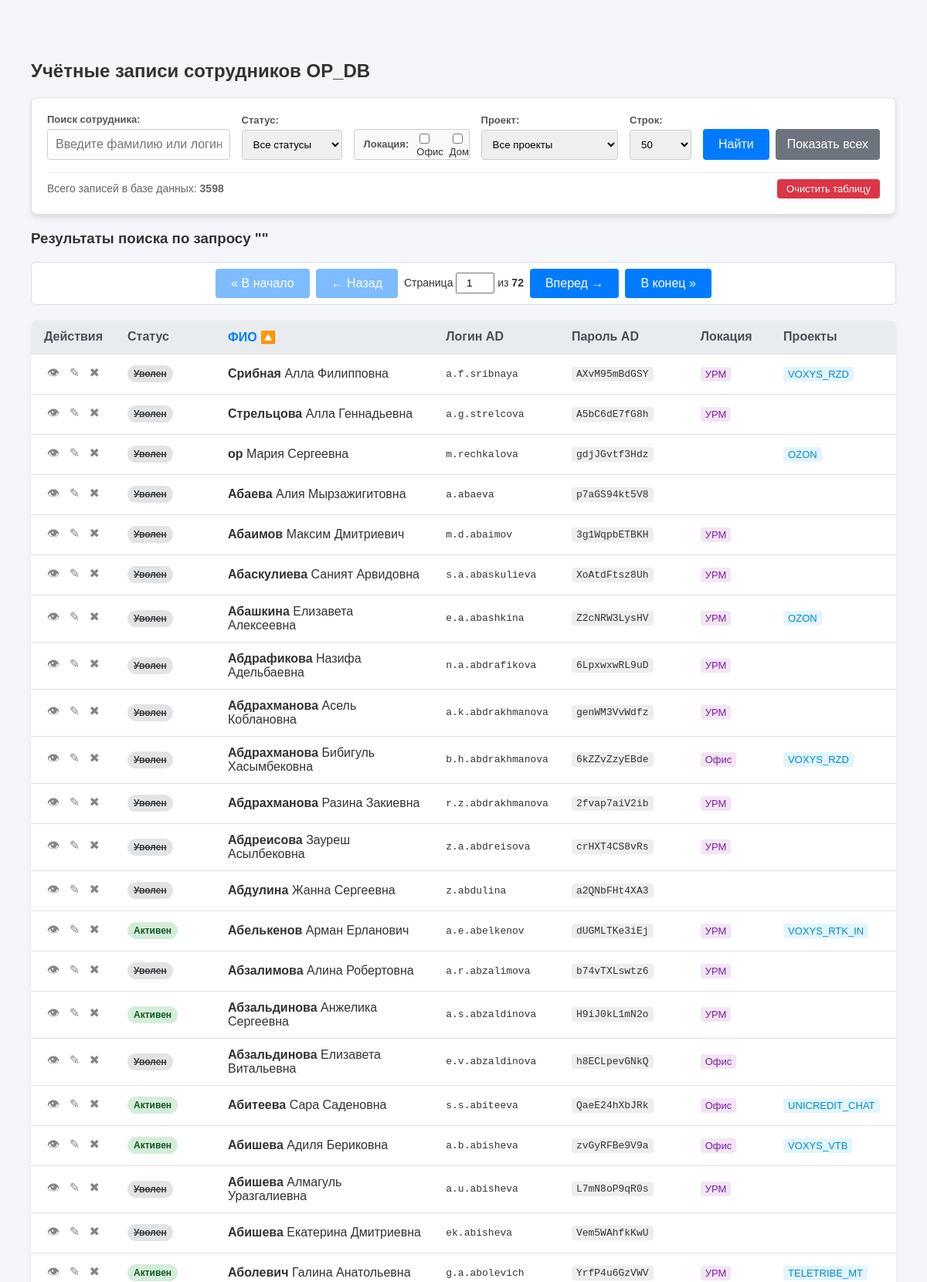
Screenshot of /search (upper part) with the database file from the repository.
### tables this page shows
CREATE TABLE "Person" (
	"id"	INTEGER,
	"second_name"	TEXT NOT NULL,
	"first_name"	TEXT NOT NULL,
	"curname"	TEXT,
	"phone"	TEXT,
	"birthday"	TEXT,
	"login_ad"	TEXT UNIQUE,
	"password_ad"	TEXT,
	"email_telescope"	TEXT UNIQUE,
	"email_cross"	TEXT UNIQUE,
	"password_email"	TEXT,
	"status"	INTEGER DEFAULT 1,
	PRIMARY KEY("id" AUTOINCREMENT)
);

CREATE TABLE Place (
            id INTEGER PRIMARY KEY AUTOINCREMENT,
            name TEXT NOT NULL UNIQUE
        );

CREATE TABLE Project (
            id INTEGER PRIMARY KEY AUTOINCREMENT,
            name TEXT NOT NULL UNIQUE
        );

### main.py (the view)
@app.get("/search", response_class=HTMLResponse)
def search(
    request: Request,
    query: str = Query(None),
    status_filter: str = Query("all"),
    place_filter: list[str] = Query([]),
    project_filter: str = Query("all"),
    page: int = Query(1),
    limit: str = Query("50"),
    sort_dir: str = Query("asc")
):
    search_query_clean = query.strip() if query else ""
    results, total_found = search_employees_advanced(
        search_query_clean, status_filter, place_filter, project_filter, page, limit, sort_dir
    )
    actual_total = total_found[0] if isinstance(total_found, (tuple, list)) else total_found
    import math
    if limit == 'all':
        total_pages = 1
        limit_numeric = 0
    else:
        limit_numeric = int(limit)
        total_pages = math.ceil(actual_total / limit_numeric) if actual_total > 0 else 1
    count = get_employee_count()
    return templates.TemplateResponse(
        request=request,
        name="index.html",
        context={
            "total_count": count,
            "results": results,
            "search_query": search_query_clean,
            "status_filter": status_filter,
            "place_filter": place_filter,
            "project_filter": project_filter,
            "current_page": page,
            "limit": limit_numeric if limit != 'all' else 'all',
            "total_pages": total_pages,
            "sort_dir": sort_dir,
            "project_list": PROJECTS_LIST
        }
    )

### templates/index.html (shortened to what this page needs)
﻿<!DOCTYPE html>
<html lang="ru">
<head>
</head>
<body>
    <h2>Учётные записи сотрудников OP_DB</h2>
    <div class="search-box" style="max-width: 100%; box-sizing: border-box; background: #ffffff; border: 1px solid #e0e0e0; margin-bottom: 20px;">
        <form action="/search" method="get" id="mainSearchForm" style="display: flex; flex-wrap: wrap; gap: 15px; align-items: flex-end;">
            <div style="flex: 2; min-width: 200px;">
                <label style="font-weight: bold; font-size: 13px; color: #555;">Поиск сотрудника:</label>
                <input type="text" name="query" placeholder="Введите фамилию или логин AD..." value="{{ search_query if search_query else '' }}" style="width: 100%; box-sizing: border-box; padding: 10px; margin-top: 5px;">
            </div>
            <div style="flex: 1; min-width: 130px;">
                <label style="font-weight: bold; font-size: 13px; color: #555;">Статус:</label>
                <select name="status_filter" style="width: 100%; padding: 10px; margin-top: 5px; border: 1px solid #ccc; border-radius: 4px;" onchange="document.getElementById('mainSearchForm').submit()">
                    <option value="all" {% if status_filter=='all' or not status_filter %}selected{% endif %}>Все статусы</option>
                </select>
            </div>
            <div style="flex: 1; min-width: 150px; background: #f8f9fa; padding: 8px 12px; border: 1px solid #ccc; border-radius: 4px; box-sizing: border-box; height: 40px; display: flex; align-items: center; gap: 8px;">
                <label style="font-weight: bold; font-size: 13px; color: #555; margin-right: 2px;">Локация:</label>
                <label style="cursor:pointer; font-size: 13px;"><input type="checkbox" name="place_filter" value="Офис" {% if 'Офис' in place_filter %}checked{% endif %} onchange="document.getElementById('mainSearchForm').submit()"> Офис</label>
                <label style="cursor:pointer; font-size: 13px;"><input type="checkbox" name="place_filter" value="Дом" {% if 'Дом' in place_filter %}checked{% endif %} onchange="document.getElementById('mainSearchForm').submit()"> Дом</label>
            </div>
            <div style="flex: 1.5; min-width: 160px;">
                <label style="font-weight: bold; font-size: 13px; color: #555;">Проект:</label>
                <select name="project_filter" style="width: 100%; padding: 10px; margin-top: 5px; border: 1px solid #ccc; border-radius: 4px;" onchange="document.getElementById('mainSearchForm').submit()">
                    <option value="all" {% if project_filter=='all' or not project_filter %}selected{% endif %}>Все проекты</option>
                </select>
            </div>
            <div style="width: 80px;">
                <label style="font-weight: bold; font-size: 13px; color: #555;">Строк:</label>
                <select name="limit" style="width: 100%; padding: 10px; margin-top: 5px; border: 1px solid #ccc; border-radius: 4px;" onchange="document.getElementById('mainSearchForm').submit()">
                    <option value="50" {% if limit==50 %}selected{% endif %}>50</option>
                </select>
            </div>
            <div style="display: flex; gap: 8px;">
                <button type="submit" style="height: 40px; padding: 0 20px;">Найти</button>
                <button type="button" onclick="showAllEmployees()" style="height: 40px; padding: 0 15px; background-color: #6c757d;">Показать всех</button>
            </div>
        </form>
        <div class="counter" style="margin-top: 10px; border-top: 1px solid #eee; padding-top: 8px; display: flex; justify-content: space-between; align-items: center; width: 100%;">
            <div>Всего записей в базе данных: <strong>{{ total_count }}</strong></div>
            <button type="button" onclick="clearResultsTable()" style="background-color: #dc3545; padding: 5px 12px; font-size: 13px; height: auto;">Очистить таблицу</button>
        </div>
    </div>
    {% if search_query is defined %}
    <h3>Результаты поиска по запросу "{{ search_query }}"</h3>
    {% if results %}
    {% if limit and limit != 'all' and total_pages > 1 %}
    <div style="margin: 10px 0; display: flex; justify-content: center; align-items: center; gap: 8px; user-select: none; background: #fff; padding: 8px; border-radius: 6px; border: 1px solid #ddd;">
        <button type="button" onclick="changePage(1)" {% if current_page==1 %}disabled style="opacity:0.5;" {% endif %}>&laquo; В начало</button>
        <button type="button" onclick="changePage({{ current_page - 1 }})" {% if current_page==1 %}disabled style="opacity:0.5;" {% endif %}>&larr; Назад</button>
        <span style="font-size: 14px;">Страница <input type="number" value="{{ current_page }}" min="1" max="{{ total_pages }}" style="width: 50px; text-align: center; padding: 4px;" onkeypress="if(event.key==='Enter') { event.preventDefault(); goToPage(this.value); }"> из <strong>{{ total_pages }}</strong></span>
        <button type="button" onclick="changePage({{ current_page + 1 }})" {% if current_page==total_pages %}disabled style="opacity:0.5;" {% endif %}>Вперед &rarr;</button>
        <button type="button" onclick="changePage({{ total_pages }})" {% if current_page==total_pages %}disabled style="opacity:0.5;" {% endif %}>В конец &raquo;</button>
    </div>
    {% endif %}
    <table class="results-table">
        <thead>
            <tr>
                <th style="width: 80px; text-align: center;">Действия</th>
                <th style="width: 100px;">Статус</th>
                <th style="cursor: pointer; user-select: none; color: #007bff;" onclick="toggleSort()">ФИО {% if sort_dir == 'asc' %}🔼{% else %}🔽{% endif %}</th>
                <th>Логин AD</th>
                <th>Пароль AD</th>
                <th>Локация</th>
                <th>Проекты</th>
            </tr>
        </thead>
        <tbody>
            {% for person in results %}
            <tr id="row-{{ person.id }}">
                <td style="text-align: center; white-space: nowrap;">
                    <span class="action-icon view-icon" onclick="openEmployeeModal({{ person.id }})">&#128065;</span>
                    <span class="action-icon edit-icon" onclick="editEmployee({{ person.id }})">&#9998;</span>
                    <span class="action-icon delete-icon" onclick="deleteEmployee({{ person.id }}, '{{ person.second_name }} {{ person.first_name }}')">&#10006;</span>
                </td>
                <td>
                    {% if person.status == 1 %}<span class="status-badge status-1">Активен</span>
                    {% elif person.status == 0 %}<span class="status-badge status-0">Уволен</span>
                    {% elif person.status == 2 %}<span class="status-badge status-2">Декрет</span>{% endif %}
                </td>
                <td><strong>{{ person.second_name }}</strong> {{ person.first_name }} {{ person.curname if person.curname else '' }}</td>
                <td><code>{{ person.login_ad }}</code></td>
                <td><span style="font-family: monospace; background: #eee; padding: 2px 6px; border-radius: 4px;">{{ person.password_ad if person.password_ad else '-' }}</span></td>
                <td>{% for place in person.places %}<span class="badge badge-place">{{ place }}</span>{% endfor %}</td>
                <td>{% for project in person.projects %}<span class="badge">{{ project }}</span>{% endfor %}</td>
            </tr>
            {% endfor %}
        </tbody>
    </table>
    {% else %}
    <div class="no-results" style="margin-bottom: 20px;">Сотрудники по вашему запросу не найдены.</div>
    {% endif %}
    {% endif %}
</body>
</html>

### templates/index.html (style rules this page uses)
body { font-family: Arial, sans-serif; margin: 40px; background-color: #f4f6f9; color: #333; }
.search-box { background: white; padding: 20px; border-radius: 8px; box-shadow: 0 4px 6px rgba(0,0,0,0.1); max-width: 600px; margin-bottom: 30px; }
input[type="text"] { width: 70%; padding: 10px; border: 1px solid #ccc; border-radius: 4px; font-size: 16px; }
button { padding: 10px 20px; background-color: #007bff; color: white; border: none; border-radius: 4px; cursor: pointer; font-size: 16px; }
.counter { color: #666; font-size: 14px; margin-top: 15px; }
.results-table { width: 100%; border-collapse: collapse; background: white; border-radius: 8px; overflow: hidden; box-shadow: 0 4px 6px rgba(0,0,0,0.05); margin-top: 20px; }
.results-table th, .results-table td { padding: 12px 15px; text-align: left; border-bottom: 1px solid #e0e0e0; }
.results-table th { background-color: #e9ecef; color: #495057; font-weight: bold; }
.action-icon { cursor: pointer; font-size: 16px; margin: 0 4px; display: inline-block; transition: transform 0.1s ease, color 0.1s ease; user-select: none; opacity: 0.6; }
.status-badge { padding: 4px 8px; border-radius: 12px; font-size: 12px; font-weight: bold; }
.status-1 { background-color: #d4edda; color: #155724; }
.status-0 { background-color: #e2e3e5; color: #383d41; text-decoration: line-through; }
.badge { background: #e1f5fe; color: #0288d1; padding: 2px 6px; border-radius: 4px; font-size: 13px; margin-right: 4px; display: inline-block; }
.badge-place { background: #f3e5f5; color: #7b1fa2; }

### rows the page displays
Person: status "Уволен", second_name "Cрибная", first_name "Алла", curname "Филипповна", login_ad "a.f.sribnaya", password_ad "AXvM95mBdGSY"
Place: name "УРМ"
Project: name "VOXYS_RZD"
Person: status "Уволен", second_name "Cтрельцова", first_name "Алла", curname "Геннадьевна", login_ad "a.g.strelcova", password_ad "A5bC6dE7fG8h"
Person: status "Уволен", second_name "op", first_name "Мария", curname "Сергеевна", login_ad "m.rechkalova", password_ad "gdjJGvtf3Hdz"
Project: name "OZON"
Person: status "Уволен", second_name "Абаева", first_name "Алия", curname "Мырзажигитовна", login_ad "a.abaeva", password_ad "p7aGS94kt5V8"
Person: status "Уволен", second_name "Абаимов", first_name "Максим", curname "Дмитриевич", login_ad "m.d.abaimov", password_ad "3g1WqpbETBKH"
Person: status "Уволен", second_name "Абаскулиева", first_name "Саният", curname "Арвидовна", login_ad "s.a.abaskulieva", password_ad "XoAtdFtsz8Uh"
Person: status "Уволен", second_name "Абашкина", first_name "Елизавета", curname "Алексеевна", login_ad "e.a.abashkina", password_ad "Z2cNRW3LysHV"
Person: status "Уволен", second_name "Абдрафикова", first_name "Назифа", curname "Адельбаевна", login_ad "n.a.abdrafikova", password_ad "6LpxwxwRL9uD"
Person: status "Уволен", second_name "Абдрахманова", first_name "Асель", curname "Коблановна", login_ad "a.k.abdrakhmanova", password_ad "genWM3VvWdfz"
Person: status "Уволен", second_name "Абдрахманова", first_name "Бибигуль", curname "Хасымбековна", login_ad "b.h.abdrakhmanova", password_ad "6kZZvZzyEBde"
Place: name "Офис"
Person: status "Уволен", second_name "Абдрахманова", first_name "Разина", curname "Закиевна", login_ad "r.z.abdrakhmanova", password_ad "2fvap7aiV2ib"
Person: status "Уволен", second_name "Абдреисова", first_name "Зауреш", curname "Асылбековна", login_ad "z.a.abdreisova", password_ad "crHXT4CS8vRs"
Person: status "Уволен", second_name "Абдулина", first_name "Жанна", curname "Сергеевна", login_ad "z.abdulina", password_ad "a2QNbFHt4XA3"
Person: status "Активен", second_name "Абелькенов", first_name "Арман", curname "Ерланович", login_ad "a.e.abelkenov", password_ad "dUGMLTKe3iEj"
Project: name "VOXYS_RTK_IN"
Person: status "Уволен", second_name "Абзалимова", first_name "Алина", curname "Робертовна", login_ad "a.r.abzalimova", password_ad "b74vTXLswtz6"
Person: status "Активен", second_name "Абзальдинова", first_name "Анжелика", curname "Сергеевна", login_ad "a.s.abzaldinova", password_ad "H9iJ0kL1mN2o"
Person: status "Уволен", second_name "Абзальдинова", first_name "Елизавета", curname "Витальевна", login_ad "e.v.abzaldinova", password_ad "h8ECLpevGNkQ"
Person: status "Активен", second_name "Абитеева", first_name "Сара", curname "Саденовна", login_ad "s.s.abiteeva", password_ad "QaeE24hXbJRk"
Project: name "UNICREDIT_CHAT"
Person: status "Активен", second_name "Абишева", first_name "Адиля", curname "Бериковна", login_ad "a.b.abisheva", password_ad "zvGyRFBe9V9a"
Project: name "VOXYS_VTB"
Person: status "Уволен", second_name "Абишева", first_name "Алмагуль", curname "Уразгалиевна", login_ad "a.u.abisheva", password_ad "L7mN8oP9qR0s"
Person: status "Уволен", second_name "Абишева", first_name "Екатерина", curname "Дмитриевна", login_ad "ek.abisheva", password_ad "Vem5WAhfkKwU"
Person: status "Активен", second_name "Аболевич", first_name "Галина", curname "Анатольевна", login_ad "g.a.abolevich", password_ad "YrfP4u6GzVWV"
Project: name "TELETRIBE_MT"

### other values shown
{{ total_count }} "3598"
{{ total_pages }} "72"
